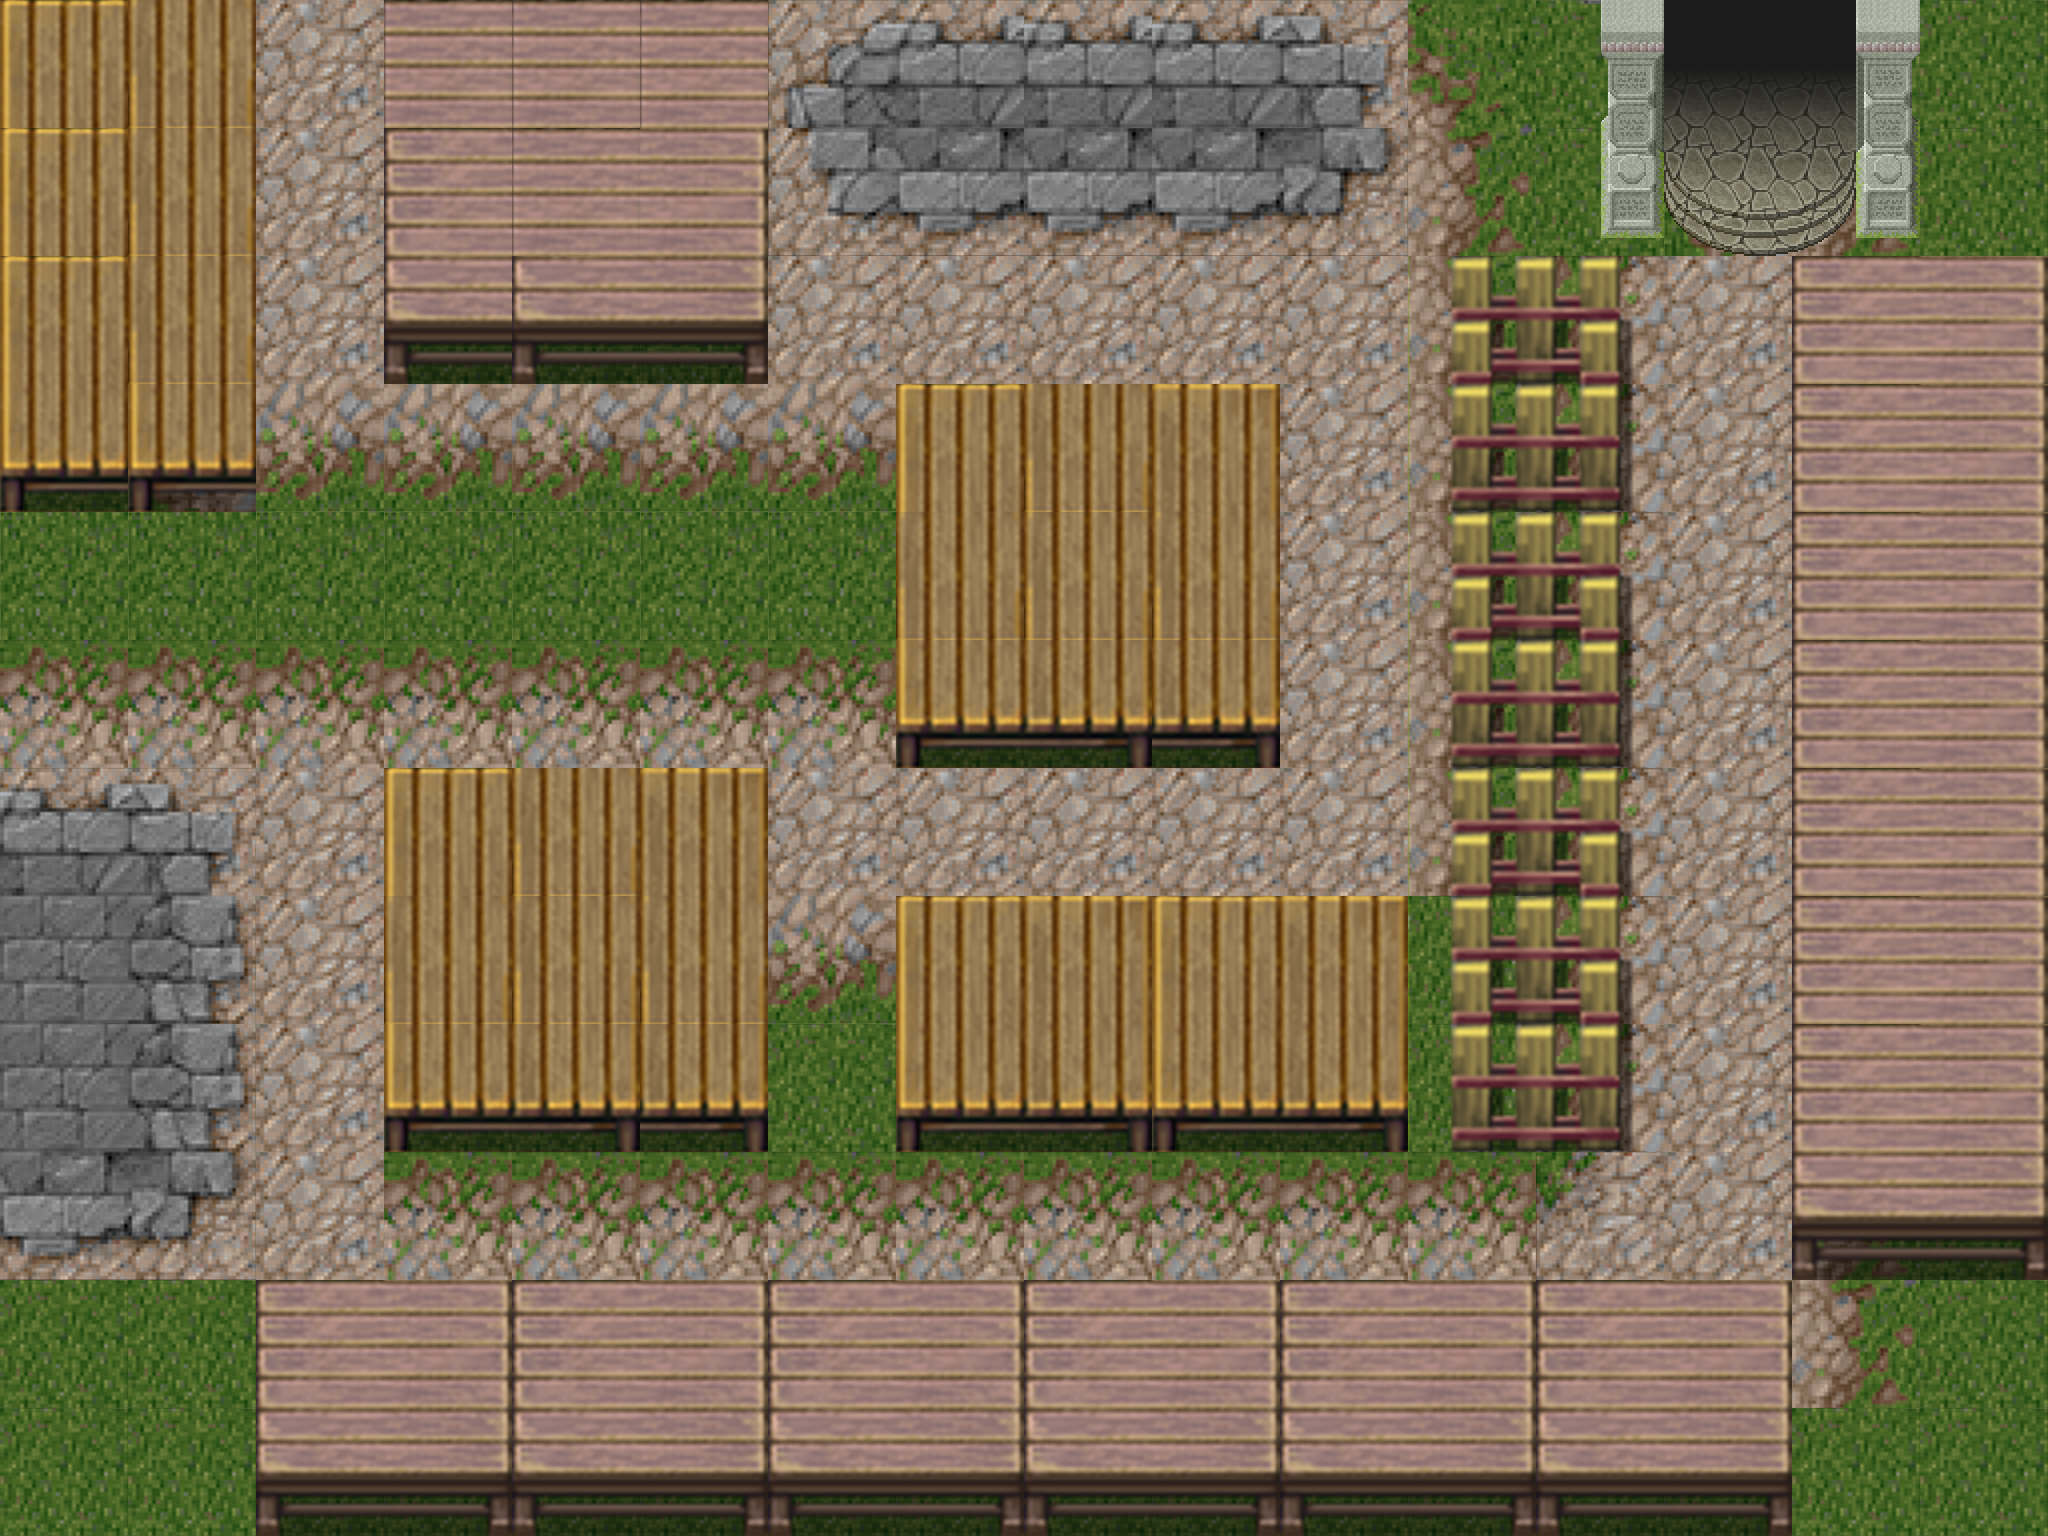

This is a level from a 2D game, rendered from its Tiled map with the project's own tilesets. A one-line summary and the map file follow, with tile-layer data summarised:
An orthogonal 16x12 tile map with 128x128 px tiles, 2 tile layers (Tile Layer 1, Tile Layer 2), 2 tilesets.

<map version="1.0" orientation="orthogonal" width="16" height="12" tilewidth="128" tileheight="128">
 <tileset firstgid="1" name="tilea2" tilewidth="128" tileheight="128">
  <image source="tilea2.png" width="2048" height="2048" />
 </tileset>
 <tileset firstgid="257" name="mountain_landscape" tilewidth="128" tileheight="128">
  <image source="mountain_landscape.png" width="2048" height="2048" />
 </tileset>
 <layer name="Tile Layer 1" width="16" height="12">
  <data>[192 cells, 192 non-empty, 16 distinct tile ids]</data>
 </layer>
 <layer name="Tile Layer 2" width="16" height="12">
  <data>[192 cells, 105 non-empty, 22 distinct tile ids]</data>
 </layer>
</map>